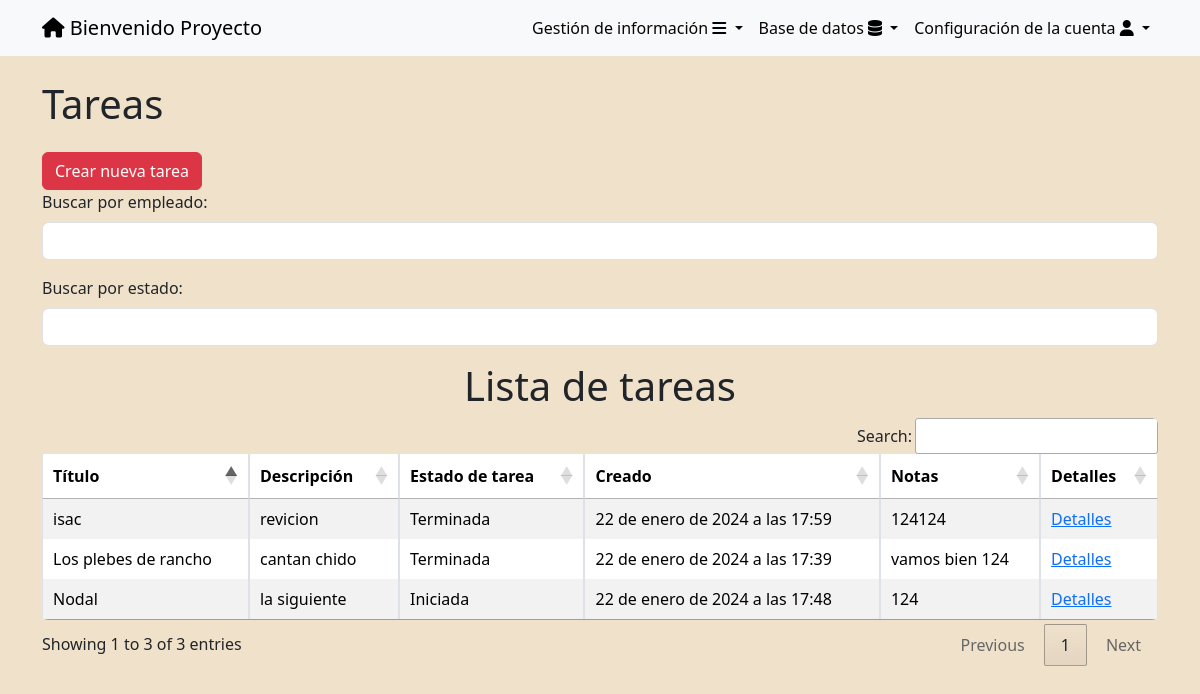
Screenshot of /tasks/ (signed in) with the database file from the repository.
### tasks/models.py (models this page shows, shortened)
class Task(models.Model):
    title = models.CharField(max_length=100)
    description = models.CharField(max_length=2000, blank=True)
    created = models.DateField(auto_now_add=True)
    FechaRegistro = models.DateField(auto_now_add=True,blank=True,null=True)
    datecompleted = models.DateTimeField(blank=True, null=True)
    important = models.BooleanField(default=False)
    INICIADA = 'Iniciada'
    PROCESO = 'Proceso'
    TERMINADA = 'Terminada'
    ESTADO_CHOICES = [
        (INICIADA, 'Iniciada'),
        (PROCESO, 'Proceso'),
        (TERMINADA,'Terminada'),
    ]
    estadotarea = models.CharField(max_length=100, blank=True, null=True, choices=ESTADO_CHOICES,)
    user = models.ForeignKey(User, on_delete=models.CASCADE)
    NotasTarea = models.CharField(max_length=100,blank=True, null=True)
    Comentarios = models.CharField(max_length=100, blank=True, null=True)

### tasks/views.py (the view)
# urls.py: path('tasks/',views.tasks,name='tasks'),
@login_required
def tasks(request):
    tasks = Task.objects.filter(user=request.user)
    return render(request, 'tasks.html', {
        'tasks': tasks,
    })

### tasks/templates/tasks.html (shortened to what this page needs)
{% extends 'base.html' %}
{% block content %}
<body>
    <div class="container mt-4">
        <a href="/tasks/" class="text-dark text-decoration-none">
            <h1>Tareas</h1>
        </a>
        <a href="/tasks/create/" class="btn btn-danger mt-3">Crear nueva tarea</a>
        <br>
        <link rel="stylesheet" type="text/css" href="https://cdn.datatables.net/1.11.5/css/jquery.dataTables.css">
        <link rel="stylesheet" type="text/css"
            href="https://cdn.datatables.net/buttons/2.1.0/css/buttons.dataTables.min.css">
        <div class="mb-3">
            <label for="filtroEmpleado" class="form-label">Buscar por empleado:</label>
            <input type="text" class="form-control" id="filtroEmpleado">
        </div>
        <div class="mb-3">
            <label for "filtroEstado" class="form-label">Buscar por estado:</label>
            <input type="text" class="form-control" id="filtroEstado">
        </div>
    </div>
    <h1 class="text-center">Lista de tareas </h1>
    <main class="container">
        <div class="table-responsive rounded">
            <table id="tablaTareas" class="table table-bordered table-striped rounded">
                <thead class="thead-dark">
                    <tr>
                        <th>Título</th>
                        <th>Descripción</th>
                        <th>Estado de tarea</th>
                        <th>Creado</th>
                        <th>Notas</th>
                        <th>Detalles</th>
                    </tr>
                </thead>
                <tbody>
                    {% for task in tasks %}
                    <tr>
                        <td>{{ task.title }}</td>
                        <td>{{ task.description }}</td>
                        <td>{{ task.estadotarea}}</td>
                        <td>{{ task.created}}</td>
                        <td>{{ task.NotasTarea}}</td>
                        <td><a href="{% url 'task_detail' task.id %}">Detalles</a></td>
                    </tr>
                    {% endfor %}
                </tbody>
            </table>
        </div>
    </main>
</body>
{% endblock %}

### tasks/templates/base.html (shortened to what this page needs)
<!DOCTYPE html>
<html lang="en">
<head>
    <link rel="stylesheet" href="https://cdn.jsdelivr.net/npm/bootstrap@5.3.2/dist/css/bootstrap.min.css">
    <link rel="stylesheet" href="https://cdnjs.cloudflare.com/ajax/libs/font-awesome/6.4.2/css/all.min.css">
    <link rel="stylesheet" href="https://cdn.jsdelivr.net/npm/bootstrap@5.3.2/dist/css/bootstrap.min.css">
</head>
<body>
    <nav class="navbar navbar-expand-lg bg-body-tertiary">
        <div class="container">
            {% if user.is_authenticated %}
            <a class="navbar-brand" href="/" id="uno"> <i class="fa-solid fa-house" style="color: #000000;"></i>
                Bienvenido {{user.username}}</a>
            {% endif %}
            {% if user.is_authenticated %}
            <div class="collapse navbar-collapse" id="navbarSupportedContent">
                <ul class="navbar-nav ms-auto">
                    <li class="nav-item dropdown">
                        <a class="nav-link dropdown-toggle" href="#" role="button" data-bs-toggle="dropdown"
                            aria-expanded="false">
                            Gestión de información <i class="fa-solid fa-bars" style="color: #00040b;"></i>
                        </a>
                    </li>
                    {% if user.is_superuser %}
                    <li class="nav-item dropdown">
                        <a class="nav-link dropdown-toggle" href="#" role="button" data-bs-toggle="dropdown"
                            aria-expanded="false">
                            Base de datos <i class="fa-solid fa-database" style="color: #000000;"></i>
                        </a>
                        {% endif %}
                    <li class="nav-item dropdown">
                        <a class="nav-link dropdown-toggle" href="#" role="button" data-bs-toggle="dropdown"
                            aria-expanded="false">
                            Configuración de la cuenta <i class="fa-solid fa-user" style="color: #000000;"></i>
                        </a>
            {% endif %}
        </div>
    </nav>
</body>
</html>
{% block content %}
{% endblock %}

### tasks/templates/base.html (style rules this page uses)
.nav-link { display: block; text-decoration: none; color: #080404; padding: 5px; }

### tasks/templates/tasks.html (style rules this page uses)
body { background-color: rgb(240, 225, 202); background-size: cover; }

### rows the page displays
Task: title "Los plebes de rancho", description "cantan chido", estadotarea "Terminada", created "22 de enero de 2024 a las 17:39", NotasTarea "vamos bien 124"
Task: title "Nodal", description "la siguiente", estadotarea "Iniciada", created "22 de enero de 2024 a las 17:48", NotasTarea "124"
Task: title "isac", description "revicion", estadotarea "Terminada", created "22 de enero de 2024 a las 17:59", NotasTarea "124124"

### other values shown
{{ user.username }} "Proyecto"
